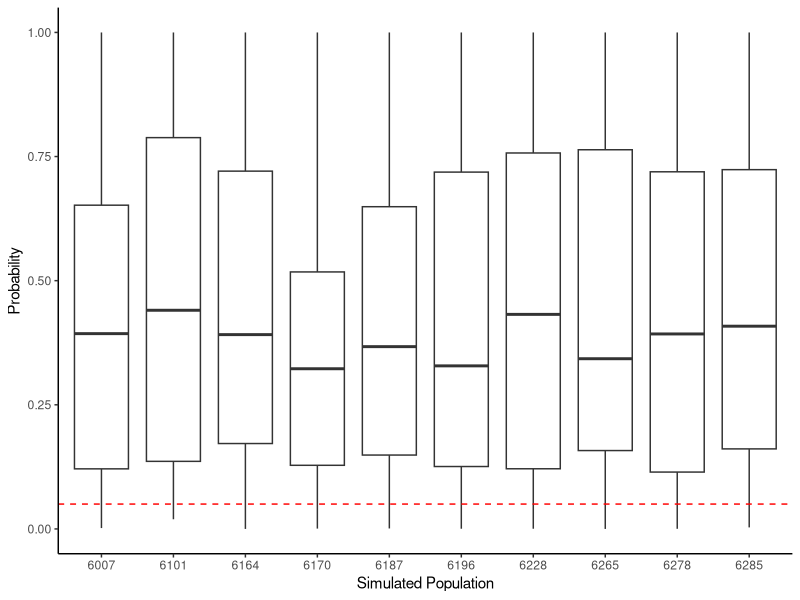

The R source for this figure:
## ---- chunk 1
knitr::opts_chunk$set(
  collapse = TRUE,
  comment = "#>"
)
## ---- chunk 2
library("tidyverse")
## ---- chunk 3
R.version.string
## ---- chunk 4
nsims<-10
nloci<-105
GenicDiffRes<-readLines("./data/SimGenicDiff.txt")
LociIndex<-grep("Locus        Population pair        P-Value  S.E.     Switches",GenicDiffRes)
PopIndex<-grep("1376",GenicDiffRes)

GDres<-lapply(1:length(LociIndex),function(LI) PopIndex[(min(which(PopIndex > LociIndex[LI]))):(min(which(PopIndex > LociIndex[LI]))+(nsims-1))])%>%
  {GenicDiffRes[unlist(.)]}%>%
  str_split(string=.,pattern="\\s+")%>%
  unlist()%>%
  matrix(data=.,nrow=(nsims)*nloci,ncol=7,byrow=T)%>%
  as.data.frame()

colnames(GDres)<-c("Locus", "Population1","&","Population2", "Pvalue",  "SE", "Switches")

ggplot(data=GDres[order(as.numeric(GDres[,5])),],aes(x=Population1,y=as.numeric(as.character(Pvalue))))+
  geom_boxplot()+
  ylab("Probability")+
  xlab("Simulated Population")+
  theme_classic()+
  geom_hline(yintercept=0.05,lty=2,color="red")
## ---- chunk 5
head(GDres[order(GDres$Pvalue),],10)
## ---- chunk 6
GPlow<-GDres[order(GDres$Pvalue),][1,1]
LocusIndex<-grep(paste("Locus: ",GPlow,sep=""),GenicDiffRes)
GenicDiffRes[(LocusIndex):(LocusIndex+nsims+8)]

